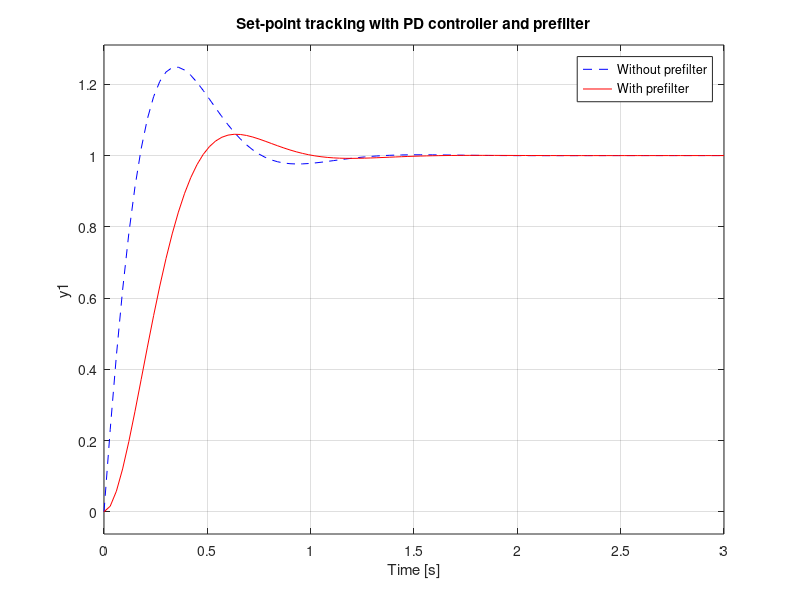

Write MATLAB code to recreate this figure.
s = tf('s');

% Double integrator plant
G = 1 / s^2;

% Design choices (same as Python example)
zeta = 0.6;
ts_des = 1.0;
omega_n = 4 / (zeta * ts_des);

Kd = 2 * zeta * omega_n;
Kp = omega_n^2;

C_pd = Kd * s + Kp;

% Closed-loop tracking without prefilter
T0 = feedback(C_pd * G, 1);

% First-order prefilter F(s)
omega_f = 0.7 * omega_n;
F = omega_f / (s + omega_f);

% Prefiltered tracking transfer function
T = minreal(F * T0);

figure;
step(T0, 'b--', T, 'r-', 3); % simulate 3 seconds
grid on;
legend('Without prefilter', 'With prefilter');
title('Set-point tracking with PD controller and prefilter');

% In Simulink:
%  - Use Transfer Fcn blocks for G(s), C_pd(s), and F(s)
%  - Connect F(s) in series with the reference input
%  - Use Sum blocks to form the error and feedback paths
